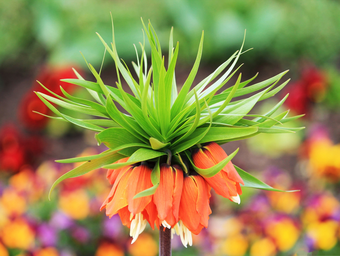
#> input picture pytorch/data/test/LR/0803.png, 340 x 256 px, given as the content of the folder data/test/LR/0803.png, which was not available
$ python make_low_res.py data/test/LR/0803.png   (older library calls are emulated)
#> lines starting #> are read from the running program, lines starting #| are printed output that depends on the picture
import glob
import sys
import os
from PIL import Image


def get_all_image_files(directory):
    image_files = list()
    for files in ("*.png", "*.jpg"):
        image_files.extend(glob.glob("{0}/{1}".format(directory, files)))
    return image_files


if __name__ == "__main__":
    os.makedirs("{0}/resize_results".format(sys.argv[1]), exist_ok=True)
    for file in get_all_image_files(sys.argv[1]):
        image_pil = Image.open(file)
#> image_pil is the input picture: PIL image 340x256 RGB; mean R, G, B 151, 136.4, 77
        resized_image_pil = image_pil.resize(
            (int(image_pil.size[0] / 6), int(image_pil.size[1] / 6)), Image.ANTIALIAS
        )
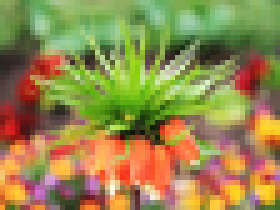
#> resized_image_pil: PIL image 56x42 RGB (shown 5 times larger); mean R, G, B 151, 136.4, 77
        print(
            "Original image size: {0}\tNew size: {1}".format(
                image_pil.size, resized_image_pil.size
            )
        )
#| Original image size: (340, 256)	New size: (56, 42)
        resized_image_pil.save("{0}/resize_results/{1}".format(sys.argv[1], file.split("/")[-1]))

$ run again, on pytorch/data/test/LR/0804.png
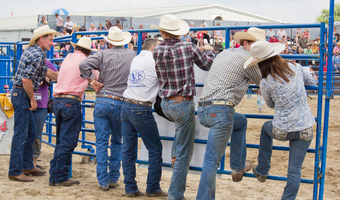
#> input picture pytorch/data/test/LR/0804.png, 340 x 200 px, given as the content of the folder data/test/LR/0804.png, which was not available
#> image_pil is the input picture: PIL image 340x200 RGB; mean R, G, B 135, 135.1, 141.1
#> `resized_image_pil = image_pil.resize( (int(image_pil.size[0] / 6), int..`:
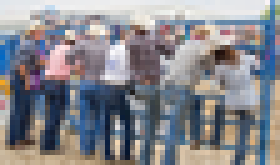
#> resized_image_pil: PIL image 56x33 RGB (shown 5 times larger); mean R, G, B 135, 135, 141
#| Original image size: (340, 200)	New size: (56, 33)

$ run again, on pytorch/data/test/LR/0805.png
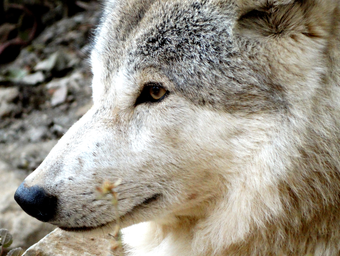
#> input picture pytorch/data/test/LR/0805.png, 340 x 256 px, given as the content of the folder data/test/LR/0805.png, which was not available
#> image_pil is the input picture: PIL image 340x256 RGB; mean R, G, B 149.5, 143.5, 131
#> `resized_image_pil = image_pil.resize( (int(image_pil.size[0] / 6), int..`:
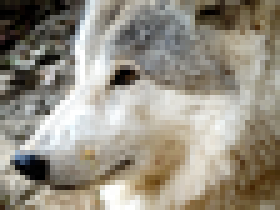
#> resized_image_pil: PIL image 56x42 RGB (shown 5 times larger); mean R, G, B 149.5, 143.5, 130.9
#| Original image size: (340, 256)	New size: (56, 42)
